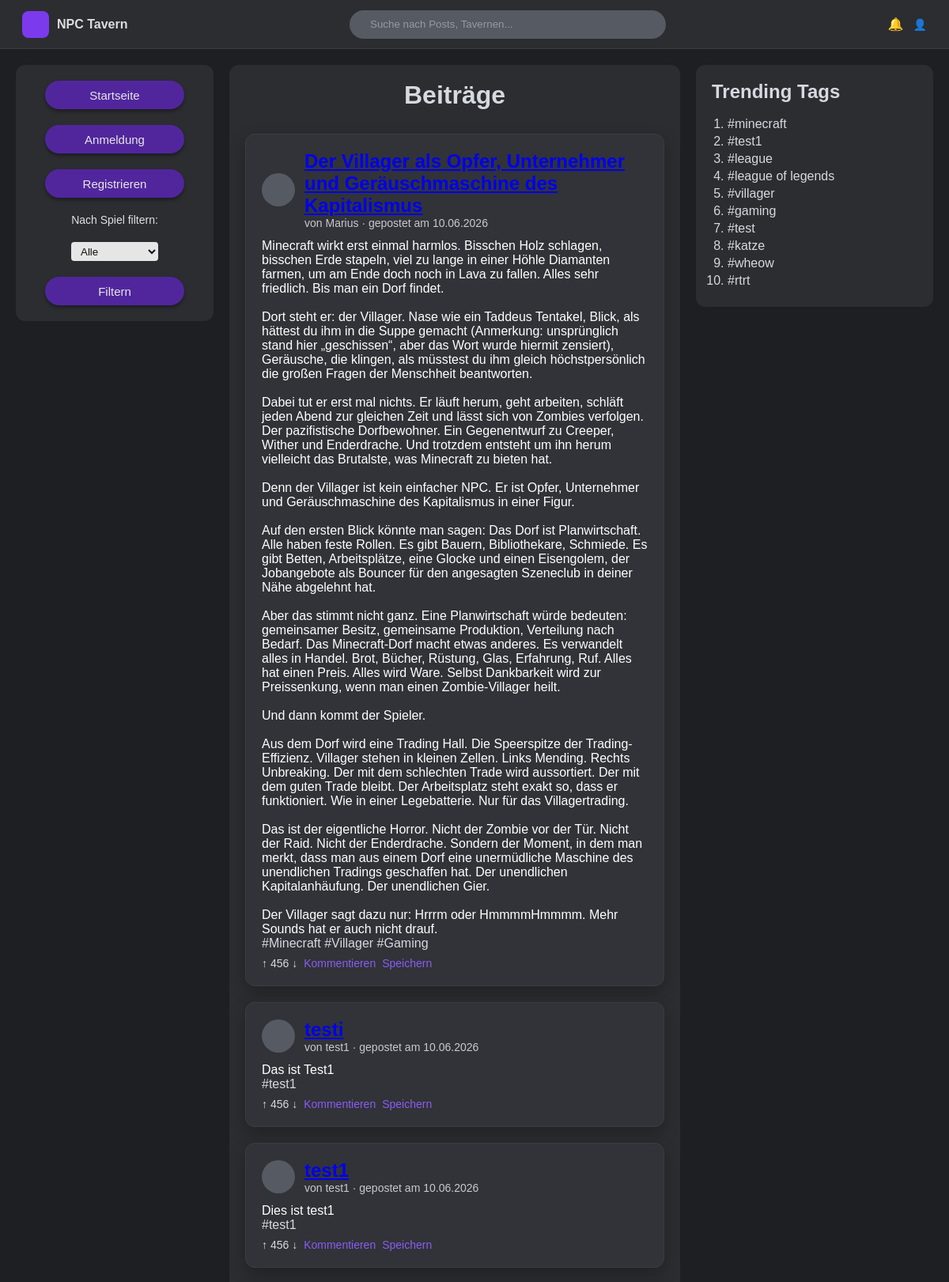
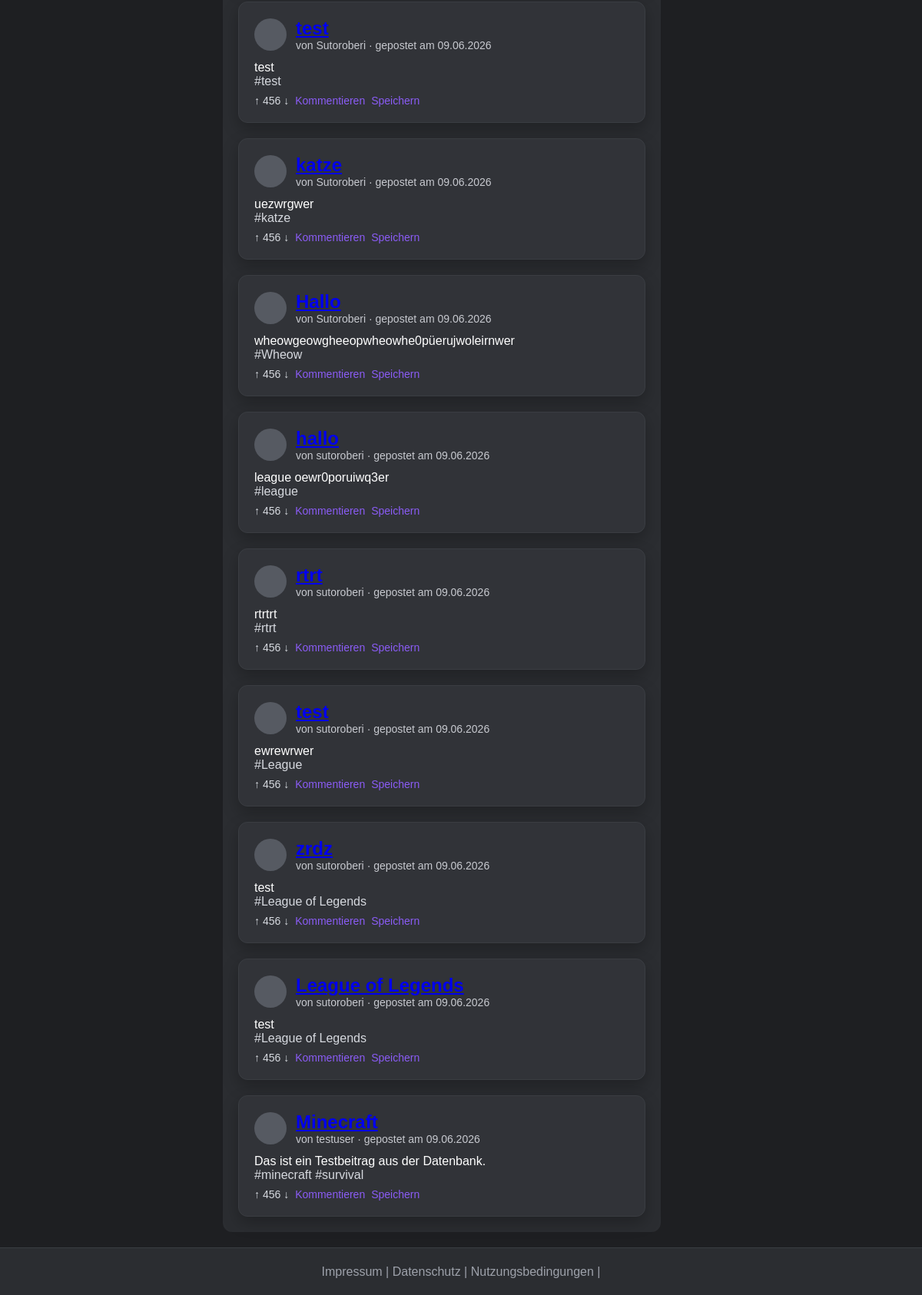
The page / on the database its author committed (2 pictures, top to bottom).
### tables this page shows
CREATE TABLE posts (
                id INTEGER PRIMARY KEY AUTOINCREMENT,
                title TEXT NOT NULL,
                tags TEXT NOT NULL DEFAULT '[]',
                media TEXT,
                text TEXT NOT NULL,
                url TEXT NOT NULL UNIQUE,
                author TEXT,
                created_at INTEGER NOT NULL
            );

### php/model/PostPDOSQLite.php (called while the page is built, shortened)
<?php
require_once __DIR__ . "/PostData.php";
class PostPDOSQLite implements PostDAO {
    private static $instance = null;
    public static function getInstance(): PostPDOSQLite {
        if (self::$instance === null) {
            self::$instance = new PostPDOSQLite();
        }
        return self::$instance;
    }
    private function getConnection(): PDO {
        global $abs_path;
        $dbDir = $abs_path . "/db";
        $dbFile = $dbDir . "/post.db";
        $db = new PDO("sqlite:" . $dbFile);
        $db->setAttribute(PDO::ATTR_ERRMODE, PDO::ERRMODE_EXCEPTION);
        $db->setAttribute(PDO::ATTR_DEFAULT_FETCH_MODE, PDO::FETCH_ASSOC);
        return $db;
    }
    public function findAll(): array {
        try {
            $db = $this->getConnection();
            $stmt = $db->query("
                SELECT *
                FROM posts
                ORDER BY created_at DESC
            ");
            $posts = [];
            foreach ($stmt->fetchAll() as $row) {
                $posts[] = $this->rowToPost($row);
            }
            return $posts;
        } catch (PDOException $e) {
            throw new RuntimeException("Datenbankfehler beim Lesen der Beiträge.");
        }
    }
    public function getBestTags(int $limit = 10): array {
        $tagCounts = [];
        foreach ($this->findAll() as $post) {
            foreach ($post->getPostTags() as $tag) {
                $tag = trim(strtolower($tag));
                $tagCounts[$tag] = ($tagCounts[$tag] ?? 0) + 1;
            }
        }
        arsort($tagCounts);
        return array_slice(array_keys($tagCounts), 0, $limit);
    }
    private function rowToPost(array $row): PostData {
        return new PostData(
            $row["title"],
            json_decode($row["tags"], true) ?? [],
            $row["media"],
            $row["text"],
            $row["url"],
            intval($row["id"]),
            $row["author"],
            intval($row["created_at"])
        );
    }
}

### php/model/PostData.php (called while the page is built, shortened)
<?php
class PostData {
    public function getPostTitle(): string {
        return $this->postTitle;
    }
    public function getPostTags(): array {
        return $this->postTags;
    }
    public function getPostText(): ?string {
        return $this->postText;
    }
    public function getPostUrl(): ?string {
        return($this->postUrl);
    }
    public function getPostAuthor(): ?string {
        return $this->postAuthor;
    }
    public function getPostDate(): ?string {
        return $this->postDate;
    }
}

### config.php (called while the page is built)
<?php
return [
    'post_storage' => 'db',
];

### php/model/Post.php (called while the page is built, shortened)
<?php
require_once __DIR__ . "/PostPDOSQLite.php";
class Post
{
    private static ?PostDAO $instance = null;
    public static function getInstance(): PostDAO
    {
        if (self::$instance === null) {
            $config = include __DIR__ . '/../../config.php';
            switch ($config['post_storage']) {
                case 'db':
                    self::$instance = PostPDOSQLite::getInstance();
                    break;
            }
        }
        return self::$instance;
    }
}

### index.php (the view, shortened to what this page needs)
<?php
require_once __DIR__ . "/path.php";
require_once $abs_path . "/php/model/Post.php";
$eingeloggt = isset($_SESSION["username"]) || isset($_SESSION["loggedInUserId"]);
$postDao = Post::getInstance();
try {
    $alleBeitraege = $postDao->findAll();
    $trendingTags = $postDao->getBestTags(10);
} catch (Exception $e) {
    $alleBeitraege = [];
    $trendingTags = [];
    $datenbankFehler = $e->getMessage();
}
$gewaehltesSpiel = trim($_GET["spiel"] ?? "");
$gefilterteBeitraege = [];
foreach ($alleBeitraege as $post) {
    if ($gewaehltesSpiel === "") {
        $gefilterteBeitraege[] = $post;
        continue;
    }
}
?>
<?php include_once $abs_path . "/php/include/head.php"; ?>
<body>
<header class="nav">
    <div class="nav-left">
        <a href="index.php" class="logo">
            <div class="logo-icon">
            </div>
            <span class="logo-text">NPC Tavern</span>
        </a>
    </div>
    <div class="nav-center">
        <input type="text" class="search" placeholder="Suche nach Posts, Tavernen...">
    </div>
<div class="nav-right">
    <div class="icon">🔔</div>
    <?php if ($eingeloggt): ?>
        <a href="profil.php" class="icon" aria-label="Profil">👤</a>
    <?php else: ?>
        <a href="login.php" class="icon" aria-label="Anmelden">👤</a>
    <?php endif; ?>
</div>
</header>
<div class="layout">
    <aside class="sidebar-left">
        <form class="filter-form" method="GET" action="index.php">
            <a href="index.php" class="button-link">Startseite</a>
            <?php if ($eingeloggt): ?>
                <a href="login.php?action=logout" class="button-link">Abmelden</a>
                <a href="benutzer-deregistrieren.php" class="button-link">Deregistrieren</a>
            <?php else: ?>
                <a href="login.php" class="button-link">Anmeldung</a>
                <a href="register.php" class="button-link">Registrieren</a>
            <?php endif; ?>
            <label for="spiel">Nach Spiel filtern:</label>
            <select name="spiel" id="spiel">
                <option value="" <?php if ($gewaehltesSpiel === "") echo "selected"; ?>>
                    Alle
                </option>
            </select>
            <button type="submit">Filtern</button>
        </form>
    </aside>
    <main class="post-feed">
        <h1>Beiträge</h1>
        <?php foreach ($gefilterteBeitraege as $beitrag): ?>
            <?php
            $postId = $beitrag->getPostId();
            $postTitle = $beitrag->getPostTitle();
            $postText = $beitrag->getPostText();
            $postAuthor = $beitrag->getPostAuthor();
            $postUrl = $beitrag->getPostUrl();
            $postDate = $beitrag->getPostDate();
            if ($postDate !== null) {
                $datum = date("d.m.Y", (int) $postDate);
            } else {
                $datum = "";
            }
            $detailLink = "beitrag.php";
            if ($postUrl !== null && $postUrl !== "") {
                $detailLink .= "?post=" . urlencode($postUrl);
            } elseif ($postId !== null) {
                $detailLink .= "?id=" . urlencode((string) $postId);
            }
            ?>
            <article class="post">
                <div class="post-header">
                    <div class="avatar"></div>
                    <div>
                        <h2>
                            <a href="<?php echo htmlspecialchars($detailLink); ?>">
                                <?php echo htmlspecialchars($postTitle); ?>
                            </a>
                        </h2>
                        <p class="post-date">
                            <?php if ($postAuthor !== null && $postAuthor !== ""): ?>
                                von <?php echo htmlspecialchars($postAuthor); ?>
                            <?php endif; ?>
                            <?php if ($datum !== ""): ?>
                                · gepostet am <?php echo htmlspecialchars($datum); ?>
                            <?php endif; ?>
                        </p>
                    </div>
                </div>
                <p class="post-text">
                    <?php echo nl2br(htmlspecialchars($postText)); ?>
                </p>
                <?php if (!empty($beitrag->getPostTags())): ?>
                    <p class="post-tags">
                        <?php foreach ($beitrag->getPostTags() as $tag): ?>
                            <span>#<?php echo htmlspecialchars($tag); ?></span>
                        <?php endforeach; ?>
                    </p>
                <?php endif; ?>
                <p class="post-actions">
                    <span>↑ 456 ↓</span>
                    <a href="<?php echo htmlspecialchars($detailLink); ?>">Kommentieren</a>
                    <a href="#">Speichern</a>
                </p>
            </article>
        <?php endforeach; ?>
    </main>
    <aside class="sidebar-right">
        <h2>Trending Tags</h2>
        <ol>
            <?php if (!empty($trendingTags)): ?>
                <?php foreach ($trendingTags as $tag): ?>
                    <li>#<?php echo htmlspecialchars($tag); ?></li>
                <?php endforeach; ?>
            <?php endif; ?>
        </ol>
    </aside>
</div>
<footer class="footer">
    <?php include_once $abs_path . "/php/include/footer.php"; ?>
</footer>
</body>
</html>

### php/include/head.php (shortened to what this page needs)
<!DOCTYPE html>
<html lang="de">
<head>
    <link rel="stylesheet" type="text/css" href="css/main.css">
</head>

### php/include/footer.php
<footer>
    <a href="impressum.php">Impressum</a> |
    <a href="datenschutz.php">Datenschutz</a> |
    <a href="nutzungsbedingungen.php">Nutzungsbedingungen</a> |
</footer>

### css/main.css (style rules this page uses)
* { box-sizing: border-box; margin: 0; padding: 0; }
html, body { min-height: 100%; }
body { min-height: 100vh; background: #1e1f22; color: #d6d9df; font-family: Arial, sans-serif; display: flex; flex-direction: column; }
.search { width: 400px; max-width: 420px; height: 36px; border: none; outline: none; border-radius: 999px; background: #565a62; color: #ffffff; padding: 0 26px; }
.search::placeholder { color: #949BA4 ; }
.nav { min-height: 62px; padding: 0 28px; background: #2b2d31; border-bottom: 1px solid #3a3d42; display: flex; justify-content: space-between;; align-items: center; position: relative; }
.nav-right { display: flex; align-items: center; gap: 12px; }
.logo { display: flex; align-items: center; gap: 10px; text-decoration: none; color: #d6d9df; font-weight: bold; }
.logo-icon { width: 34px; height: 34px; background: #7c3aed; border-radius: 8px; display: flex; align-items: center; justify-content: center; }
.logo-text { font-size: 16px; color: #DCDDDE; }
.nav a { color: #8b5cf6; text-decoration: none; font-size: 14px; }
.layout { flex: 1; display: grid; grid-template-columns: 250px 1fr 300px; gap: 20px; padding: 20px; align-items: stretch; }
.sidebar-left, .sidebar-right, .post-feed { background-color: #2b2d31; border-radius: 12px; padding: 20px; }
.sidebar-left, .sidebar-right { align-self: start; }
.post-feed { min-height: 100%; display: flex; flex-direction: column; gap: 20px; }
.post-feed h1 { text-align: center; margin-bottom: 10px; }
.filter-form { display: flex; flex-direction: column; align-items: center; gap: 20px; }
.filter-form label { font-size: 14px; color: #e0e0e0; }
.filter-form select { width: 110px; height: 24px; }
.sidebar-right h2 { margin-bottom: 18px; }
.sidebar-right ol { padding-left: 20px; }
.sidebar-right li { margin-bottom: 4px; }
.post { width: 100%; margin: 0 auto; background: #313338; border-radius: 12px; padding: 20px; }
.post-header { display: flex; align-items: center; gap: 12px; }
.avatar { width: 42px; height: 42px; flex-shrink: 0; border-radius: 50%; background: #565a62; }
.post h2 { color: #d6d9df; font-size: 24px; }
.post-date { font-size: 14px; color: #c7c9cf; }
.post-text { margin-top: 12px; color: #ffffff; }
.post-actions { margin-top: 8px; display: flex; gap: 8px; align-items: center; font-size: 14px; }
.post-actions a { color: #8b5cf6; text-decoration: none; }
input, select { border: none; outline: none; border-radius: 4px; background: #e6e6e6; color: #111111; padding: 4px 8px; }
button { width: 176px; height: 36px; border: none; border-radius: 999px; background: #51269d; color: #e6e6e6; font-size: 15px; cursor: pointer; box-shadow: 0 3px 4px rgba(0, 0, 0, 0.35); }
a.button-link { display: inline-flex; justify-content: center; align-items: center; width: 176px; height: 36px; border-radius: 999px; background: #51269d; color: #e6e6e6; font-size: 15px; text-decoration: none; cursor: pointer; box-shadow: 0 3px 4px rgba(0, 0, 0, 0.35); }
.footer { margin-top: auto; min-height: 62px; background: #2b2d31; border-top: 1px solid #3a3d42; display: flex; justify-content: center; align-items: center; gap: 20px; color: #9da1aa; }
.footer a { color: #9da1aa; text-decoration: none; }
.post { border: 1px solid #3a3d42; box-shadow: 0 8px 20px rgba(0, 0, 0, 0.25); }

### rows shown on the page
posts: title "Der Villager als Opfer, Unternehmer und Geräuschmaschine des Kapitalismus", author "Marius", created_at "10.06.2026", text "Minecraft wirkt erst einmal harmlos. Bisschen Holz schlagen, bisschen Erde stapeln, viel zu lange in einer Höhle Diamanten farmen, um am Ende doch noch in Lava zu fallen. Alles sehr friedlich. Bis man ein Dorf findet. Dort steht er: der Villager. Nase wie ein Taddeus Tentakel, Blick, als hättest du ihm in die Suppe gemacht (Anmerkung: unsprünglich stand hier „geschissen“, aber das Wort wurde hiermit zensiert), Geräusche, die klingen, als müsstest du ihm gleich höchstpersönlich die großen Fragen der Menschheit beantworten. Dabei tut er erst mal nichts. Er läuft herum, geht arbeiten, schläft jeden Abend zur gleichen Zeit und lässt sich von Zombies verfolgen. Der pazifistische Dorfbewohner.…", tag "Minecraft", tag "Villager", tag "Gaming"
posts: title "testi", author "test1", created_at "10.06.2026", text "Das ist Test1", tag "test1"
posts: title "test1", author "test1", created_at "10.06.2026", text "Dies ist test1", tag "test1"
posts: title "test", author "Sutoroberi", created_at "09.06.2026", text "test", tag "test"
posts: title "katze", author "Sutoroberi", created_at "09.06.2026", text "uezwrgwer", tag "katze"
posts: title "Hallo", author "Sutoroberi", created_at "09.06.2026", text "wheowgeowgheeopwheowhe0püerujwoleirnwer", tag "Wheow"
posts: title "hallo", author "sutoroberi", created_at "09.06.2026", text "league oewr0poruiwq3er", tag "league"
posts: title "rtrt", author "sutoroberi", created_at "09.06.2026", text "rtrtrt", tag "rtrt"
posts: title "test", author "sutoroberi", created_at "09.06.2026", text "ewrewrwer", tag "League"
posts: title "zrdz", author "sutoroberi", created_at "09.06.2026", text "test", tag "League of Legends"
posts: title "League of Legends", author "sutoroberi", created_at "09.06.2026", text "test", tag "League of Legends"
posts: title "Minecraft", author "testuser", created_at "09.06.2026", text "Das ist ein Testbeitrag aus der Datenbank.", tag "minecraft", tag "survival"

### other values the page prints
$tag "minecraft"
$tag "test1"
$tag "league"
$tag "league of legends"
$tag "villager"
$tag "gaming"
$tag "test"
$tag "katze"
$tag "wheow"
$tag "rtrt"
